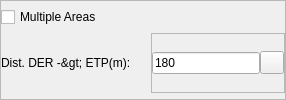
           <widget class="QFrame" name="frameSecondTurn">
            <property name="frameShape">
             <enum>QFrame::StyledPanel</enum>
            </property>
            <property name="frameShadow">
             <enum>QFrame::Raised</enum>
            </property>
            <layout class="QVBoxLayout" name="verticalLayout_2">
             <property name="leftMargin">
              <number>0</number>
             </property>
             <property name="topMargin">
              <number>6</number>
             </property>
             <property name="rightMargin">
              <number>0</number>
             </property>
             <property name="bottomMargin">
              <number>6</number>
             </property>
             <item>
              <widget class="QCheckBox" name="chbSecondTurn">
               <property name="minimumSize">
                <size>
                 <width>150</width>
                 <height>0</height>
                </size>
               </property>
               <property name="maximumSize">
                <size>
                 <width>150</width>
                 <height>16777215</height>
                </size>
               </property>
               <property name="font">
                <font>
                 <weight>50</weight>
                 <bold>false</bold>
                </font>
               </property>
               <property name="text">
                <string>Multiple Areas</string>
               </property>
              </widget>
             </item>
             <item>
              <widget class="QFrame" name="frameDistToEtp">
               <property name="frameShape">
                <enum>QFrame::NoFrame</enum>
               </property>
               <property name="frameShadow">
                <enum>QFrame::Raised</enum>
               </property>
               <layout class="QHBoxLayout" name="horizontalLayout_DistToEtp">
                <property name="spacing">
                 <number>0</number>
                </property>
                <property name="margin">
                 <number>0</number>
                </property>
                <item>
                 <widget class="QLabel" name="label_NominalTrack_2">
                  <property name="minimumSize">
                   <size>
                    <width>150</width>
                    <height>0</height>
                   </size>
                  </property>
                  <property name="maximumSize">
                   <size>
                    <width>150</width>
                    <height>16777215</height>
                   </size>
                  </property>
                  <property name="font">
                   <font>
                    <weight>50</weight>
                    <bold>false</bold>
                   </font>
                  </property>
                  <property name="text">
                   <string>Dist. DER -&amp;gt; ETP(m):</string>
                  </property>
                 </widget>
                </item>
                <item>
                 <widget class="QFrame" name="frameIDistToEtpBtn">
                  <property name="frameShape">
                   <enum>QFrame::StyledPanel</enum>
                  </property>
                  <property name="frameShadow">
                   <enum>QFrame::Raised</enum>
                  </property>
                  <layout class="QHBoxLayout" name="horizontalLayout_DistToEtpBtn">
                   <property name="spacing">
                    <number>0</number>
                   </property>
                   <property name="margin">
                    <number>0</number>
                   </property>
                   <item>
                    <widget class="QLineEdit" name="txtDistToEtp">
                     <property name="enabled">
                      <bool>true</bool>
                     </property>
                     <property name="sizePolicy">
                      <sizepolicy hsizetype="Expanding" vsizetype="Fixed">
                       <horstretch>0</horstretch>
                       <verstretch>0</verstretch>
                      </sizepolicy>
                     </property>
                     <property name="font">
                      <font>
                       <weight>50</weight>
                       <bold>false</bold>
                      </font>
                     </property>
                     <property name="text">
                      <string>180</string>
                     </property>
                    </widget>
                   </item>
                   <item>
                    <widget class="QToolButton" name="btnCaptureDistToEtp">
                     <property name="text">
                      <string/>
                     </property>
                     <property name="icon">
                      <iconset>
                       <normaloff>:/gnss_item/coordinate_capture.png</normaloff>:/gnss_item/coordinate_capture.png</iconset>
                     </property>
                    </widget>
                   </item>
                  </layout>
                 </widget>
                </item>
               </layout>
              </widget>
             </item>
            </layout>
           </widget>
